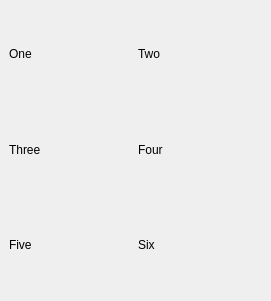
<?xml version="1.0" encoding="UTF-8"?>
<ui version="4.0">
 <class>Form</class>
 <widget class="QWidget" name="Form">
  <property name="geometry">
   <rect>
    <x>0</x>
    <y>0</y>
    <width>271</width>
    <height>301</height>
   </rect>
  </property>
  <property name="windowTitle">
   <string>Form</string>
  </property>
  <widget class="QWidget" name="gridLayoutWidget">
   <property name="geometry">
    <rect>
     <x>9</x>
     <y>9</y>
     <width>251</width>
     <height>281</height>
    </rect>
   </property>
   <layout class="QGridLayout" name="gridLayout">
    <item row="1" column="1">
     <widget class="QLabel" name="label_4">
      <property name="text">
       <string>Four</string>
      </property>
     </widget>
    </item>
    <item row="1" column="0">
     <widget class="QLabel" name="label_3">
      <property name="text">
       <string>Three</string>
      </property>
     </widget>
    </item>
    <item row="0" column="0">
     <widget class="QLabel" name="label">
      <property name="text">
       <string>One</string>
      </property>
     </widget>
    </item>
    <item row="0" column="1">
     <widget class="QLabel" name="label_2">
      <property name="text">
       <string>Two</string>
      </property>
     </widget>
    </item>
    <item row="2" column="0">
     <widget class="QLabel" name="label_5">
      <property name="text">
       <string>Five</string>
      </property>
     </widget>
    </item>
    <item row="2" column="1">
     <widget class="QLabel" name="label_6">
      <property name="text">
       <string>Six</string>
      </property>
     </widget>
    </item>
   </layout>
  </widget>
 </widget>
 <resources/>
 <connections/>
</ui>
